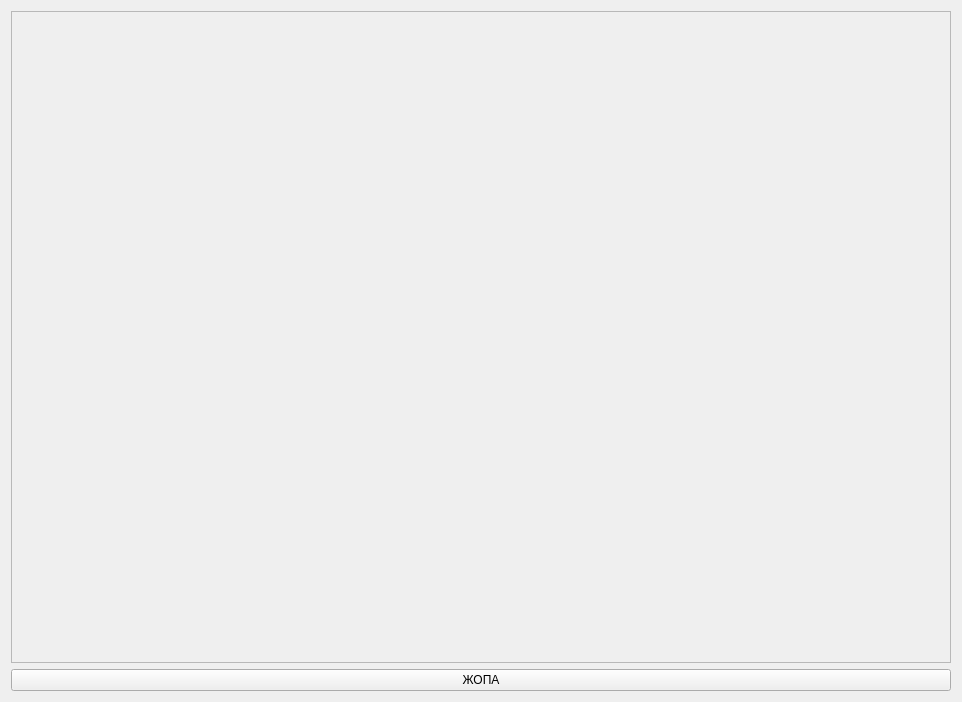
<?xml version="1.0" encoding="UTF-8"?>
<ui version="4.0">
 <class>MeasurementWindow</class>
 <widget class="QMainWindow" name="MeasurementWindow">
  <property name="geometry">
   <rect>
    <x>0</x>
    <y>0</y>
    <width>962</width>
    <height>702</height>
   </rect>
  </property>
  <property name="windowTitle">
   <string>MeasurementWindow</string>
  </property>
  <widget class="QWidget" name="centralWidget">
   <layout class="QGridLayout" name="gridLayout">
    <item row="1" column="0">
     <widget class="QPushButton" name="paintSomehowButton">
      <property name="text">
       <string>ЖОПА</string>
      </property>
     </widget>
    </item>
    <item row="0" column="0">
     <widget class="QFrame" name="frame">
      <property name="frameShape">
       <enum>QFrame::StyledPanel</enum>
      </property>
      <property name="frameShadow">
       <enum>QFrame::Plain</enum>
      </property>
      <layout class="QHBoxLayout" name="horizontalLayout">
       <property name="leftMargin">
        <number>0</number>
       </property>
       <property name="topMargin">
        <number>0</number>
       </property>
       <property name="rightMargin">
        <number>0</number>
       </property>
       <property name="bottomMargin">
        <number>0</number>
       </property>
       <item>
        <widget class="SceneWidget" name="sceneWidget" native="true"/>
       </item>
      </layout>
     </widget>
    </item>
   </layout>
  </widget>
 </widget>
 <layoutdefault spacing="6" margin="11"/>
 <customwidgets>
  <customwidget>
   <class>SceneWidget</class>
   <extends>QWidget</extends>
   <header>scenewidget.h</header>
   <container>1</container>
  </customwidget>
 </customwidgets>
 <resources>
  <include location="measurementwindow.qrc"/>
 </resources>
 <connections/>
</ui>
